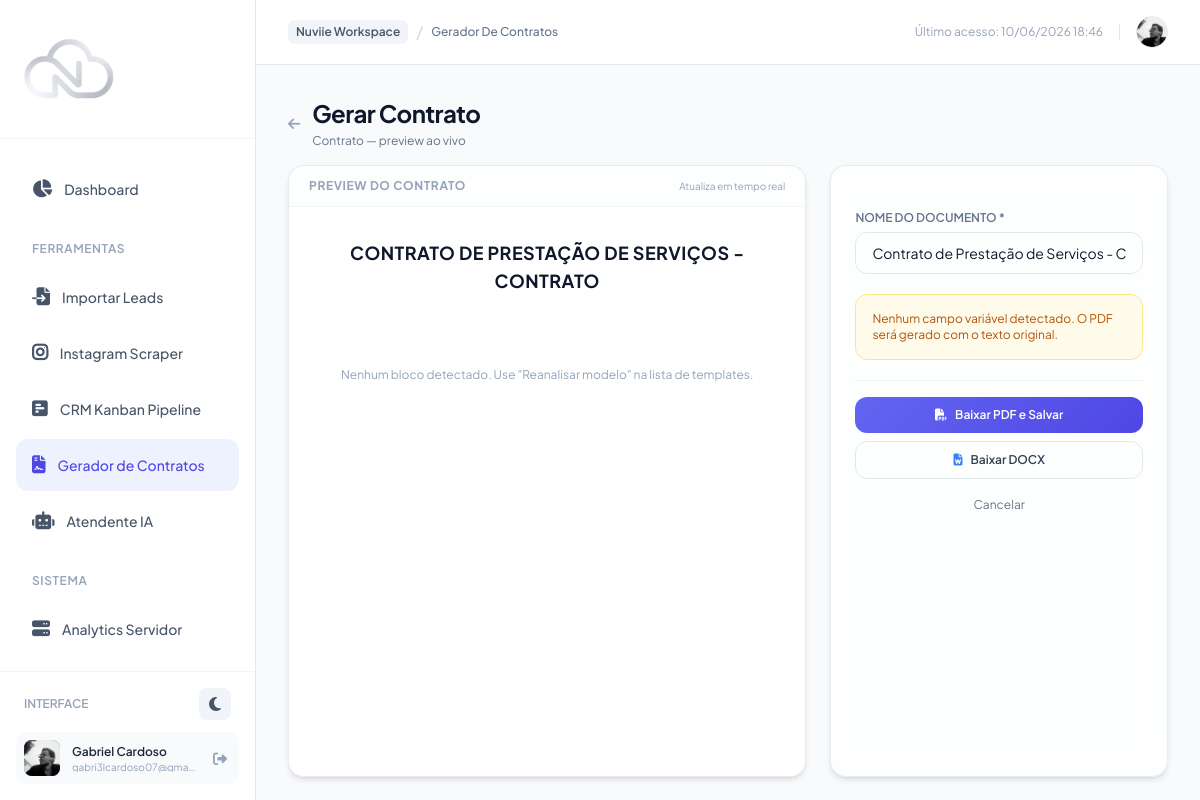
/contracts/templates/1/fill/ (signed in), run on the app's committed database.
### authentication/models.py (models this page shows, shortened)
class CustomUser(AbstractUser):
    email = models.EmailField(unique=True)
    phone_number = models.CharField(max_length=20, blank=True, null=True, unique=True)
    profile_picture = models.ImageField(upload_to='profile_pics/', blank=True, null=True)
    whatsapp_otp = models.CharField(max_length=6, blank=True, null=True)
    whatsapp_otp_created_at = models.DateTimeField(blank=True, null=True)
    face_encoding = models.BinaryField(null=True, blank=True)
    face_login_enabled = models.BooleanField(default=False)
    USERNAME_FIELD = 'email'
    REQUIRED_FIELDS = ['username']

### contracts/models.py (models this page shows, shortened)
class ContractTemplate(models.Model):
    user = models.ForeignKey(settings.AUTH_USER_MODEL, on_delete=models.CASCADE, related_name='contract_templates')
    name = models.CharField(max_length=255)
    pdf_file = models.FileField(upload_to='contract_templates/')
    detected_fields = models.JSONField(default=list, help_text="List of placeholder keys detected in the PDF (e.g. ['nome', 'cnpj'])")
    structure = models.JSONField(default=dict, blank=True, help_text="Segmented blocks: static vs variable")
    field_schema = models.JSONField(default=list, blank=True, help_text="Form field definitions for the template")
    created_at = models.DateTimeField(auto_now_add=True)
    class Meta:
        ordering = ['-created_at']

### contracts/views.py (the view, shortened to what this page needs)
# urls.py: path('templates/<int:template_id>/fill/', views.fill_template_view, name='fill_template'),
@login_required
def fill_template_view(request, template_id):
    template = get_object_or_404(ContractTemplate, id=template_id, user=request.user)
    schema = template.field_schema or [
        {'key': k, 'label': k.replace('_', ' ').title(), 'type': 'text', 'default': ''}
        for k in template.detected_fields
    ]
    return render(request, 'contracts/fill_template.html', {
        'template': template,
        'field_schema_json': json.dumps(schema),
        'structure_json': json.dumps(template.structure or {'blocks': []}),
        'current_page': 'contracts',
    })

### templates/contracts/fill_template.html (shortened to what this page needs)
{% extends 'base.html' %}
{% block content %}
<div class="flex flex-col h-[calc(100vh-120px)]" x-data="contractFill()" x-init="init()">
    <div class="mb-4 flex items-center justify-between shrink-0">
        <div class="flex items-center space-x-3">
            <a href="{% url 'template_list' %}" class="text-slate-400 hover:text-slate-600 dark:hover:text-slate-200 transition">
                <i class="fa-solid fa-arrow-left text-sm"></i>
            </a>
            <div>
                <h1 class="text-2xl font-bold tracking-tight text-slate-900 dark:text-white">Gerar Contrato</h1>
                <p class="text-xs text-slate-500 dark:text-slate-400 mt-1">{{ template.name }} — preview ao vivo</p>
            </div>
        </div>
    </div>
    <div class="flex-1 grid grid-cols-1 lg:grid-cols-5 gap-6 min-h-0">
        <div class="lg:col-span-3 glass-panel rounded-2xl shadow-md flex flex-col overflow-hidden">
            <div class="px-5 py-3 border-b border-slate-100 dark:border-slate-800 flex items-center justify-between shrink-0">
                <h3 class="text-xs font-bold uppercase text-slate-400 tracking-wider">Preview do Contrato</h3>
                <span class="text-[10px] text-slate-400">Atualiza em tempo real</span>
            </div>
            <div class="flex-1 overflow-y-auto p-8 bg-white dark:bg-slate-950/40">
                <h2 class="text-center text-lg font-bold text-slate-900 dark:text-white mb-6 uppercase tracking-wide" x-text="contractName"></h2>
                <div x-show="previewBlocks.length === 0" class="text-center text-xs text-slate-400 py-12">
                    Nenhum bloco detectado. Use "Reanalisar modelo" na lista de templates.
                </div>
            </div>
        </div>
        <div class="lg:col-span-2 glass-panel rounded-2xl p-6 shadow-md overflow-y-auto">
            <form method="POST" @submit="generating = true" class="space-y-5">
                <div>
                    <label class="block text-xs font-semibold text-slate-500 dark:text-slate-400 mb-1.5 uppercase">Nome do Documento *</label>
                    <input type="text" name="contract_name" x-model="contractName" required
                           class="block w-full px-4 py-2.5 bg-white/50 dark:bg-slate-900/50 border border-slate-200 dark:border-slate-800 rounded-xl text-sm focus:outline-none focus:ring-2 focus:ring-indigo-500/20 text-slate-900 dark:text-white">
                </div>
                <template x-if="fields.length === 0">
                    <div class="p-4 rounded-xl bg-amber-50 dark:bg-amber-950/30 border border-amber-200 dark:border-amber-900/50 text-xs text-amber-700 dark:text-amber-400">
                        Nenhum campo variável detectado. O PDF será gerado com o texto original.
                    </div>
                </template>
                <div class="flex flex-col gap-2 pt-4 border-t border-slate-100 dark:border-slate-800">
                    <button type="submit" name="export_format" value="pdf" :disabled="generating"
                            class="w-full py-2.5 px-4 font-semibold text-xs text-white rounded-xl gradient-bg-primary hover:opacity-95 flex items-center justify-center space-x-2">
                        <i class="fa-solid fa-file-pdf"></i><span>Baixar PDF e Salvar</span>
                    </button>
                    <button type="submit" name="export_format" value="docx" :disabled="generating"
                            class="w-full py-2.5 px-4 font-semibold text-xs text-slate-700 dark:text-slate-200 rounded-xl border border-slate-200 dark:border-slate-700 hover:bg-slate-50 dark:hover:bg-slate-800 flex items-center justify-center space-x-2">
                        <i class="fa-solid fa-file-word text-blue-500"></i><span>Baixar DOCX</span>
                    </button>
                    <a href="{% url 'template_list' %}" class="w-full py-2.5 text-center text-xs text-slate-500 hover:underline">Cancelar</a>
                </div>
            </form>
        </div>
    </div>
</div>
{% endblock %}

### templates/base.html (shortened to what this page needs)
<!DOCTYPE html>
<html lang="pt-BR" class="h-full">
<head>
    <script src="https://cdn.tailwindcss.com"></script>
    <link rel="stylesheet" href="https://cdnjs.cloudflare.com/ajax/libs/font-awesome/6.4.2/css/all.min.css">
    {% load static %}
    <link rel="stylesheet" href="{% static 'css/custom.css' %}">
</head>
<body class="h-full bg-slate-50 dark:bg-slate-950 text-slate-800 dark:text-slate-100 flex flex-col md:flex-row overflow-hidden"
      x-data="{
        darkMode: localStorage.getItem('theme') === 'dark',
        sidebarOpen: false,
        toggleTheme() {
            this.darkMode = !this.darkMode;
            localStorage.setItem('theme', this.darkMode ? 'dark' : 'light');
            if (this.darkMode) {
                document.documentElement.classList.add('dark');
            } else {
                document.documentElement.classList.remove('dark');
            }
        }
      }">
    <aside class="fixed inset-y-0 left-0 transform -translate-x-full md:relative md:translate-x-0 transition duration-200 ease-in-out z-40 w-64 flex flex-col bg-white dark:bg-slate-900 border-r border-slate-200 dark:border-slate-800 h-full shrink-0"
           :class="sidebarOpen ? 'translate-x-0' : '-translate-x-full md:translate-x-0'">
        <div class="hidden md:flex items-center px-6 py-6 border-b border-slate-100 dark:border-slate-800">
            <div class="flex items-center space-x-3 w-15 h-15">
                <img src="{% static 'imgs/logo_branca.png' %}" alt="logo" class="w-[90px] h-[90px]" >
            </div>
        </div>
        <nav class="flex-1 px-4 py-6 space-y-1 overflow-y-auto">
            {% if user.is_authenticated %}
            <a href="{% url 'dashboard' %}" class="flex items-center space-x-3 px-4 py-3 rounded-xl transition font-medium text-sm {% if current_page == 'dashboard' %} bg-indigo-50 dark:bg-indigo-950/40 text-indigo-600 dark:text-indigo-400 {% else %} text-slate-600 dark:text-slate-400 hover:bg-slate-50 dark:hover:bg-slate-800/50 hover:text-slate-900 dark:hover:text-slate-100 {% endif %}">
                <i class="fa-solid fa-chart-pie text-lg"></i>
                <span>Dashboard</span>
            </a>
            <div class="pt-4 pb-2">
                <span class="px-4 text-xs font-semibold tracking-wider text-slate-400 dark:text-slate-500 uppercase">Ferramentas</span>
            </div>
            <a href="{% url 'import_leads' %}" class="flex items-center space-x-3 px-4 py-3 rounded-xl transition font-medium text-sm {% if current_page == 'import_leads' %} bg-indigo-50 dark:bg-indigo-950/40 text-indigo-600 dark:text-indigo-400 {% else %} text-slate-600 dark:text-slate-400 hover:bg-slate-50 dark:hover:bg-slate-800/50 hover:text-slate-900 dark:hover:text-slate-100 {% endif %}">
                <i class="fa-solid fa-file-import text-lg"></i>
                <span>Importar Leads</span>
            </a>
            <a href="{% url 'instagram_scraper' %}" class="flex items-center space-x-3 px-4 py-3 rounded-xl transition font-medium text-sm {% if current_page == 'instagram_scraper' %} bg-indigo-50 dark:bg-indigo-950/40 text-indigo-600 dark:text-indigo-400 {% else %} text-slate-600 dark:text-slate-400 hover:bg-slate-50 dark:hover:bg-slate-800/50 hover:text-slate-900 dark:hover:text-slate-100 {% endif %}">
                <i class="fa-brands fa-instagram text-lg font-bold"></i>
                <span>Instagram Scraper</span>
            </a>
            <a href="{% url 'kanban' %}" class="flex items-center space-x-3 px-4 py-3 rounded-xl transition font-medium text-sm {% if current_page == 'kanban' %} bg-indigo-50 dark:bg-indigo-950/40 text-indigo-600 dark:text-indigo-400 {% else %} text-slate-600 dark:text-slate-400 hover:bg-slate-50 dark:hover:bg-slate-800/50 hover:text-slate-900 dark:hover:text-slate-100 {% endif %}">
                <i class="fa-solid fa-square-poll-horizontal text-lg"></i>
                <span>CRM Kanban Pipeline</span>
            </a>
            <a href="{% url 'template_list' %}" class="flex items-center space-x-3 px-4 py-3 rounded-xl transition font-medium text-sm {% if current_page == 'contracts' %} bg-indigo-50 dark:bg-indigo-950/40 text-indigo-600 dark:text-indigo-400 {% else %} text-slate-600 dark:text-slate-400 hover:bg-slate-50 dark:hover:bg-slate-800/50 hover:text-slate-900 dark:hover:text-slate-100 {% endif %}">
                <i class="fa-solid fa-file-contract text-lg"></i>
                <span>Gerador de Contratos</span>
            </a>
            <a href="{% url 'chat' %}" class="flex items-center space-x-3 px-4 py-3 rounded-xl transition font-medium text-sm {% if current_page == 'chat' %} bg-indigo-50 dark:bg-indigo-950/40 text-indigo-600 dark:text-indigo-400 {% else %} text-slate-600 dark:text-slate-400 hover:bg-slate-50 dark:hover:bg-slate-800/50 hover:text-slate-900 dark:hover:text-slate-100 {% endif %}">
                <i class="fa-solid fa-robot text-lg"></i>
                <span>Atendente IA</span>
            </a>
            <div class="pt-4 pb-2">
                <span class="px-4 text-xs font-semibold tracking-wider text-slate-400 dark:text-slate-500 uppercase">Sistema</span>
            </div>
            <a href="{% url 'monitoring_analytics' %}" class="flex items-center space-x-3 px-4 py-3 rounded-xl transition font-medium text-sm {% if current_page == 'monitoring' %} bg-indigo-50 dark:bg-indigo-950/40 text-indigo-600 dark:text-indigo-400 {% else %} text-slate-600 dark:text-slate-400 hover:bg-slate-50 dark:hover:bg-slate-800/50 hover:text-slate-900 dark:hover:text-slate-100 {% endif %}">
                <i class="fa-solid fa-server text-lg"></i>
                <span>Analytics Servidor</span>
            </a>
            <a href="{% url 'audit_history' %}" class="flex items-center space-x-3 px-4 py-3 rounded-xl transition font-medium text-sm {% if current_page == 'audit_history' %} bg-indigo-50 dark:bg-indigo-950/40 text-indigo-600 dark:text-indigo-400 {% else %} text-slate-600 dark:text-slate-400 hover:bg-slate-50 dark:hover:bg-slate-800/50 hover:text-slate-900 dark:hover:text-slate-100 {% endif %}">
            </a>
            {% endif %}
        </nav>
        {% if user.is_authenticated %}
        <div class="px-4 py-4 border-t border-slate-100 dark:border-slate-800 flex flex-col space-y-3 shrink-0">
            <div class="flex items-center justify-between px-2">
                <span class="text-xs text-slate-400 dark:text-slate-500 font-semibold uppercase">Interface</span>
                <button @click="toggleTheme()" class="w-8 h-8 rounded-lg flex items-center justify-center bg-slate-100 dark:bg-slate-800 hover:bg-slate-200 dark:hover:bg-slate-700 text-slate-600 dark:text-slate-300 transition focus:outline-none">
                    <i class="fa-solid" :class="darkMode ? 'fa-sun text-yellow-400' : 'fa-moon'"></i>
                </button>
            </div>
            <div class="flex items-center space-x-3 p-2 rounded-xl bg-slate-50 dark:bg-slate-800/40">
                <div class="relative w-9 h-9 rounded-lg overflow-hidden bg-indigo-500 flex items-center justify-center text-white font-semibold shadow-inner shrink-0">
                    {% if user.profile_picture %}
                        <img src="{{ user.profile_picture.url }}" alt="Profile" class="w-full h-full object-cover">
                    {% else %}
                        {{ user.first_name|default:user.username|slice:":1"|upper }}
                    {% endif %}
                </div>
                <div class="flex flex-col min-w-0 flex-1">
                    <span class="text-xs font-semibold text-slate-800 dark:text-slate-200 truncate">{{ user.first_name }} {{ user.last_name }}</span>
                    <span class="text-[10px] text-slate-400 dark:text-slate-500 truncate leading-none mt-0.5">{{ user.email }}</span>
                </div>
                <a href="{% url 'logout' %}" class="text-slate-400 hover:text-red-500 dark:hover:text-red-400 p-1 rounded transition" title="Sair">
                    <i class="fa-solid fa-right-from-bracket text-sm"></i>
                </a>
            </div>
        </div>
        {% endif %}
    </aside>
    <main class="flex-1 flex flex-col overflow-hidden">
        <header class="hidden md:flex items-center justify-between px-8 py-4 bg-white dark:bg-slate-900 border-b border-slate-200 dark:border-slate-800 shrink-0">
            <div class="flex items-center space-x-2">
                <span class="text-xs font-semibold px-2 py-1 bg-slate-100 dark:bg-slate-800 text-slate-600 dark:text-slate-400 rounded-md">Nuviie Workspace</span>
                <span class="text-slate-300 dark:text-slate-700">/</span>
                <span class="text-xs font-medium text-slate-500 dark:text-slate-400 capitalize">
                    {% if current_page == 'dashboard' %}Dashboard
                    {% elif current_page == 'import_leads' %}Importar Leads
                    {% elif current_page == 'instagram_scraper' %}Instagram Scraper
                    {% elif current_page == 'kanban' %}CRM Kanban
                    {% elif current_page == 'contracts' %}Gerador de Contratos
                    {% elif current_page == 'chat' %}Atendente IA
                    {% elif current_page == 'monitoring' %}Analytics Servidor
                    {% elif current_page == 'audit_history' %}Histórico
                    {% else %}Minha Conta{% endif %}
                </span>
            </div>
            <div class="flex items-center space-x-4">
                <span class="text-xs text-slate-400 dark:text-slate-500">Último acesso: {% now "d/m/Y H:i" %}</span>
                <a href="{% url 'profile' %}" class="flex items-center space-x-2 hover:opacity-85 transition">
                    <div class="w-8 h-8 rounded-full bg-slate-100 dark:bg-slate-800 flex items-center justify-center overflow-hidden border border-slate-200 dark:border-slate-700">
                        {% if user.profile_picture %}
                            <img src="{{ user.profile_picture.url }}" alt="Profile" class="w-full h-full object-cover">
                        {% else %}
                            <i class="fa-solid fa-user text-slate-400 text-xs"></i>
                        {% endif %}
                    </div>
                </a>
            </div>
        </header>
        <div class="flex-1 overflow-y-auto p-6 md:p-8 relative">
            {% block content %}{% endblock %}
        </div>
    </main>
</body>
</html>

### data on the page
CustomUser: profile_picture (picture), first_name "Gabriel", last_name "Cardoso", email "gabri3lcardoso07@gma…"
ContractTemplate: name "Contrato"
